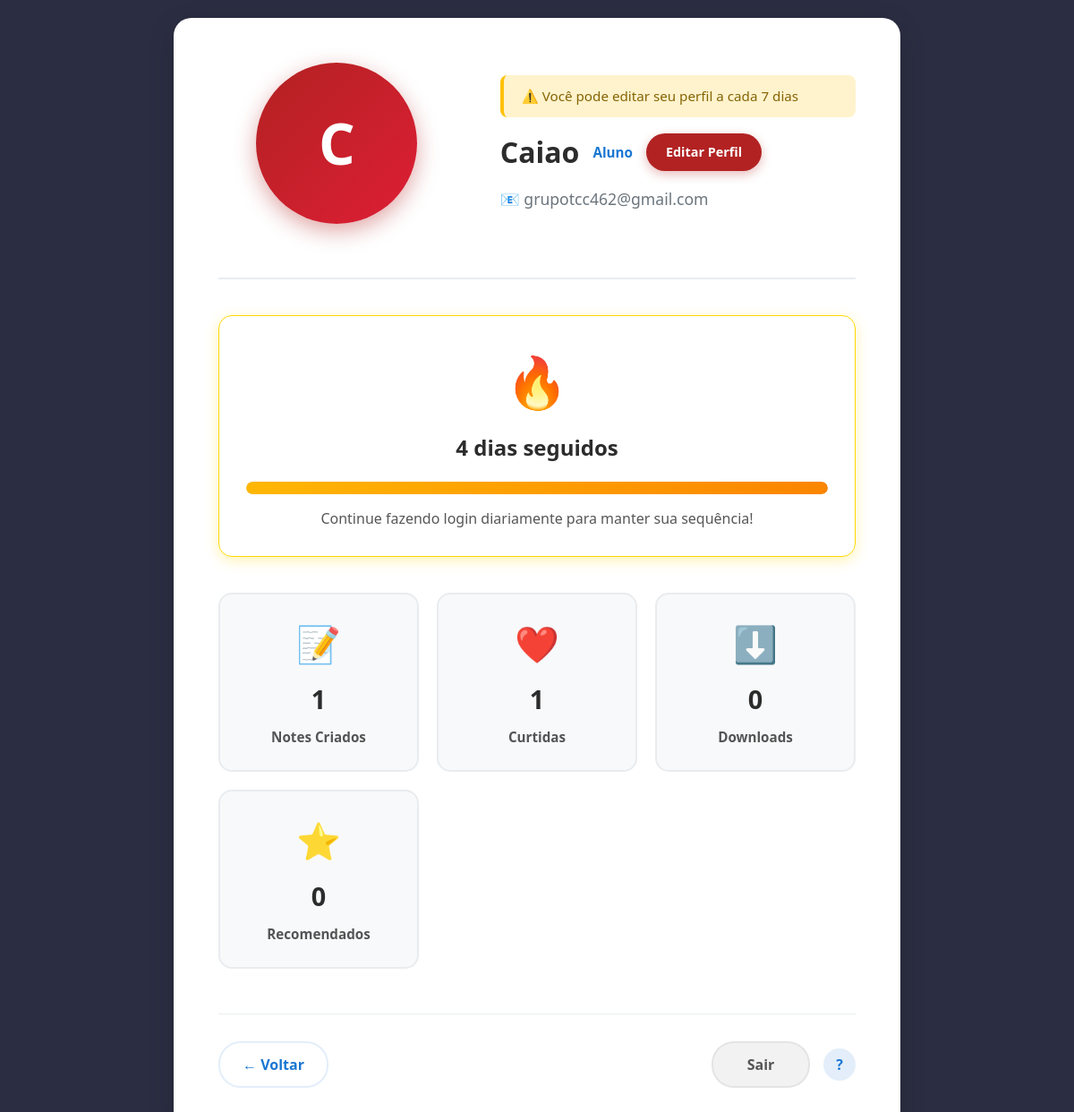
The app's page /perfil/ (signed in), older data.
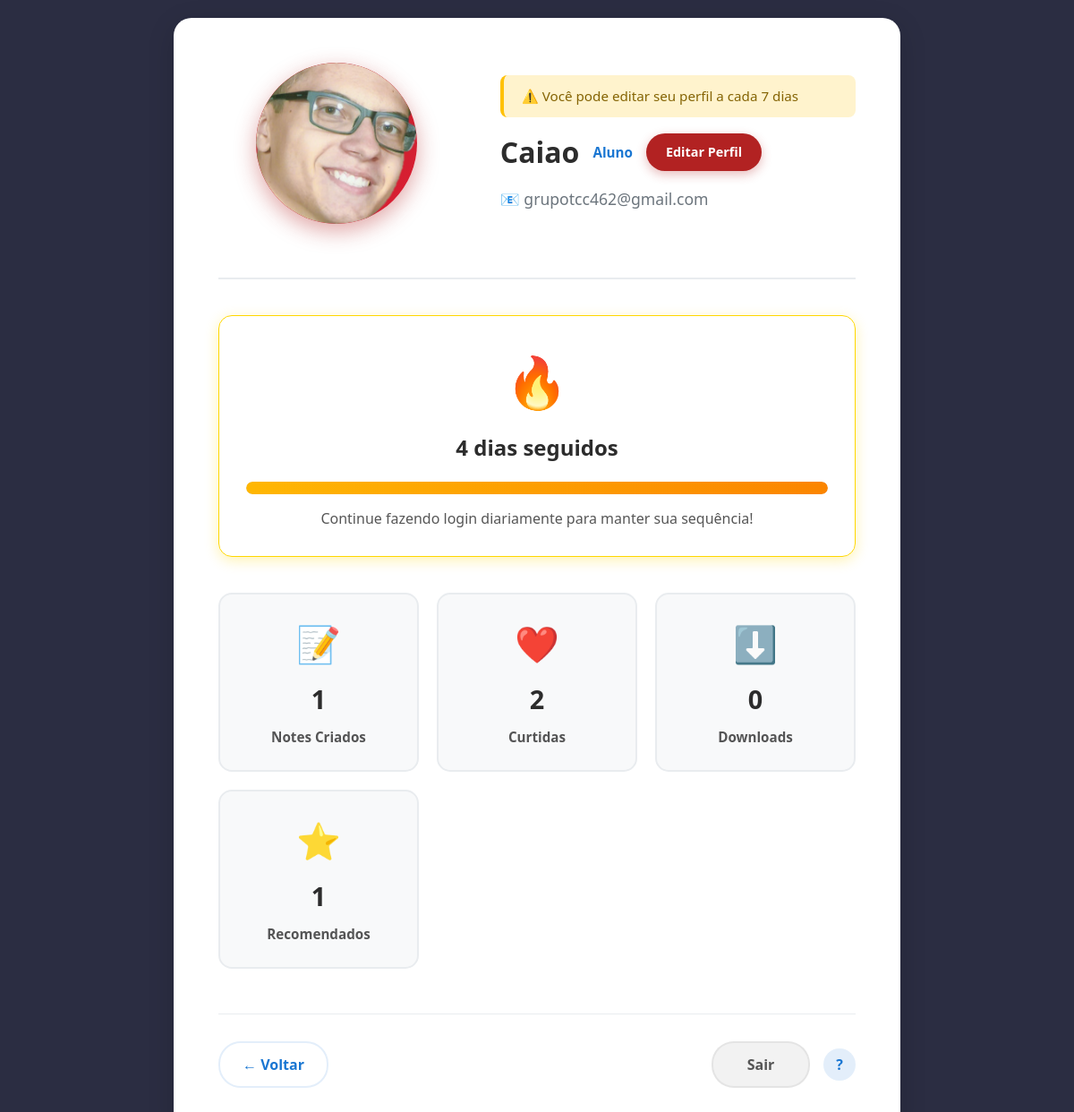
The same page, newer data.
### accounts/models.py (models this page shows, shortened)
class User(AbstractUser):
    USER_TYPE_CHOICES = (
        ('admin', 'Administrador'),
        ('professor', 'Professor'),
        ('aluno', 'Aluno'),  # Atualizado de 'estudante' para 'aluno'
    )
    user_type = models.CharField(
        max_length=20,
        choices=USER_TYPE_CHOICES,
        default='aluno',  # Atualizado
        verbose_name='Tipo de Usuário'
    )
    matricula = models.CharField(max_length=20, blank=True, null=True, verbose_name='Matrícula')
    telefone = models.CharField(max_length=15, blank=True, null=True, verbose_name='Telefone')
    first_login = models.BooleanField(default=True, verbose_name='Primeiro Login')
    class Meta:
        verbose_name = 'Usuário'
        verbose_name_plural = 'Usuários'

### perfil/models.py (models this page shows, shortened)
class PerfilUsuario(models.Model):
    user = models.OneToOneField(User, on_delete=models.CASCADE, related_name='perfil')
    photo = models.ImageField(upload_to='profile_pics/', null=True, blank=True, verbose_name='Foto de Perfil')
    last_edit = models.DateTimeField(null=True, blank=True, verbose_name='Última edição do perfil')
    last_login_date = models.DateField(null=True, blank=True, verbose_name='Último login')
    streak_count = models.IntegerField(default=0, verbose_name='Dias consecutivos')
    class Meta:
        verbose_name = 'Perfil'
        verbose_name_plural = 'Perfis'
    def update_streak(self):
        today = date.today()
        if self.last_login_date == today:
            return
        if self.last_login_date == today - timedelta(days=1):
            self.streak_count += 1
        else:
            self.streak_count = 1
        self.last_login_date = today
        self.save(update_fields=['last_login_date', 'streak_count'])
    def streak_progress(self):
        return min((self.streak_count / 30) * 100, 100)

### perfil/views.py (the view)
# urls.py: path('', views.perfil_view, name='perfil'),
@login_required
def perfil_view(request):
    user = request.user
    perfil, created = PerfilUsuario.objects.get_or_create(user=user)
    perfil.update_streak()
    notes_count = Note.objects.filter(author=user).count()
    likes_count = NoteLike.objects.filter(user=user).count()
    downloads_count = Note.objects.filter(author=user).aggregate(
        total=Sum('downloads')
    )['total'] or 0
    recommended_notes_count = 0
    if user.user_type == 'professor' or user.is_staff:
        recommended_notes_count = NoteRecommendation.objects.filter(teacher=user).count()
    context = {
        'streak_count': perfil.streak_count,
        'streak_progress': perfil.streak_progress(),
        'notes_count': notes_count,
        'likes_count': likes_count,
        'downloads_count': downloads_count,
        'recommended_notes_count': recommended_notes_count,
    }
    return render(request, 'perfil/perfil.html', context)

### perfil/templates/perfil/perfil.html (shortened to what this page needs)
<!DOCTYPE html>
<html lang="pt-br">
<head>
    {% load static %}
    <link href="https://cdn.jsdelivr.net/npm/bootstrap@5.3.0/dist/css/bootstrap.min.css" rel="stylesheet">
    <link rel="stylesheet" href="https://cdnjs.cloudflare.com/ajax/libs/cropperjs/1.5.13/cropper.min.css">
</head>
<body>
    <div class="profile-modal">
        <div class="profile-header">
            <div class="profile-photo-section">
                <div class="profile-avatar" id="profileAvatar">
                    {% if user.perfil.photo %}
                        <img src="{{ user.perfil.photo.url }}" alt="Foto de perfil">
                    {% else %}
                        {{ user.username|slice:":1"|upper }}
                    {% endif %}
                </div>
            </div>
            <div class="profile-info-section">
                <div class="edit-hint">
                    ⚠️ Você pode editar seu perfil a cada 7 dias
                </div>
                <div class="profile-name-row">
                    <span class="profile-name">{{ user.username }}</span>
                    <span class="user-badge"
                          data-tooltip="{% if user.user_type == 'professor' %}Conta verificada de professor – acesso a recursos exclusivos{% else %}Conta de Aluno – acesso limitado a recursos{% endif %}">
                        {% if user.user_type == 'professor' %}Professor{% else %}Aluno{% endif %}
                    </span>
                    <button class="btn-edit-profile" data-bs-toggle="modal" data-bs-target="#editarPerfilModal">
                        Editar Perfil
                    </button>
                </div>
                {% if user.email %}
                <div class="profile-email">
                    📧 {{ user.email }}
                </div>
                {% endif %}
            </div>
        </div>
        <div class="streak-container">
            <span class="streak-icon">🔥</span>
            <span class="streak-text">{{ streak_count }} dias seguidos</span>
            <div class="streak-bar">
                <div class="streak-progress" style="width: {{ streak_progress }}%;"></div>
            </div>
            <small style="display: block; margin-top: 15px; opacity: 0.8; font-size: 1rem;">
                Continue fazendo login diariamente para manter sua sequência!
            </small>
        </div>
        <div class="interactions-section">
            <button class="interaction-btn">
                <span class="emoji">📝</span>
                <span class="count">{{ notes_count }}</span>
                <span class="label">Notes Criados</span>
            </button>
            <button class="interaction-btn">
                <span class="emoji">❤️</span>
                <span class="count">{{ likes_count }}</span>
                <span class="label">Curtidas</span>
            </button>
            <button class="interaction-btn">
                <span class="emoji">⬇️</span>
                <span class="count">{{ downloads_count }}</span>
                <span class="label">Downloads</span>
            </button>
            {% if user.user_type == 'professor' or user.is_staff %}
            <button class="interaction-btn">
                <span class="emoji">⭐</span>
                <span class="count">{{ recommended_notes_count }}</span>
                <span class="label">Recomendados</span>
            </button>
            {% endif %}
        </div>
        <div class="profile-footer">
            <button class="action-btn action-btn--primary" onclick="window.history.back()">
                ← Voltar
            </button>
            <div class="right-footer">
                <form id="logout-form" method="post" action="{% url 'accounts:logout' %}" style="display:inline;">
                    <button type="submit" class="action-btn action-btn--secondary">
                        Sair
                    </button>
                </form>
                <button class="tutorial-btn" onclick="showTutorial()" title="Tutorial (em breve)">
                    ?
                </button>
            </div>
        </div>
    </div>
</body>
</html>

Row changes from the older to the newer data that the page shows:
changed User "Caiao": perfil.photo: picture added; username "C" → (not shown)
Text that changed along with them:
{{ likes_count }}: "1" → "2"
{{ recommended_notes_count }}: "0" → "1"
